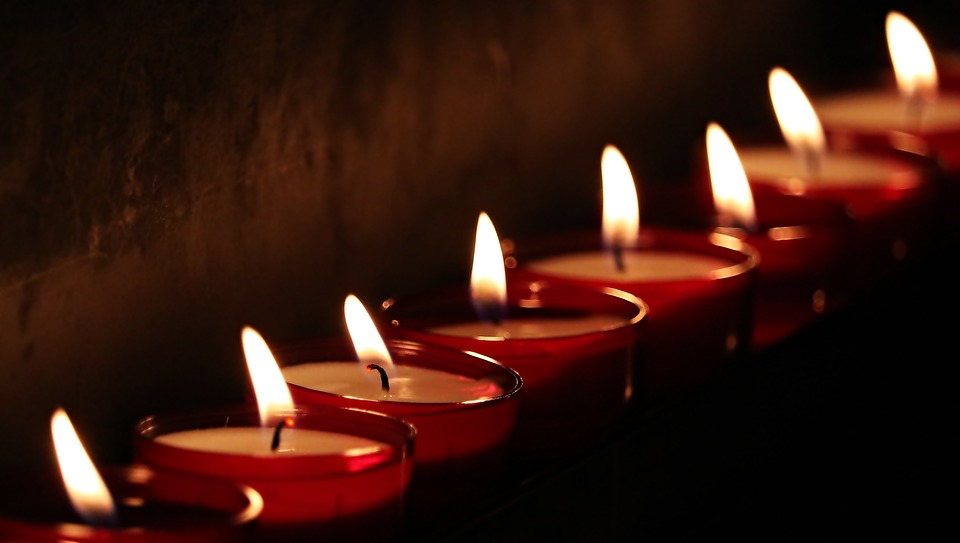
#> input picture data/images/candle.jpg, 960 x 543 px
$ python 25_gamma.py
#> lines starting #> are read from the running program, lines starting #| are printed output that depends on the picture
import cv2
import numpy as np

## 감마 조절 (디지털을 사람의 눈으로 본것처럼 조절)

img = cv2.imread('data/images/candle.jpg', 1)
#> img is the input picture: shape (543, 960, 3); mean B, G, R 15.7, 24.6, 56.2

gamma = 2.5

fullRange = np.arange(0,256)

lookupTable = np.uint8( 255 * np.power( (fullRange / 255.0 ) , gamma ) )

#감마값 조정 함수
output = cv2.LUT(img, lookupTable)
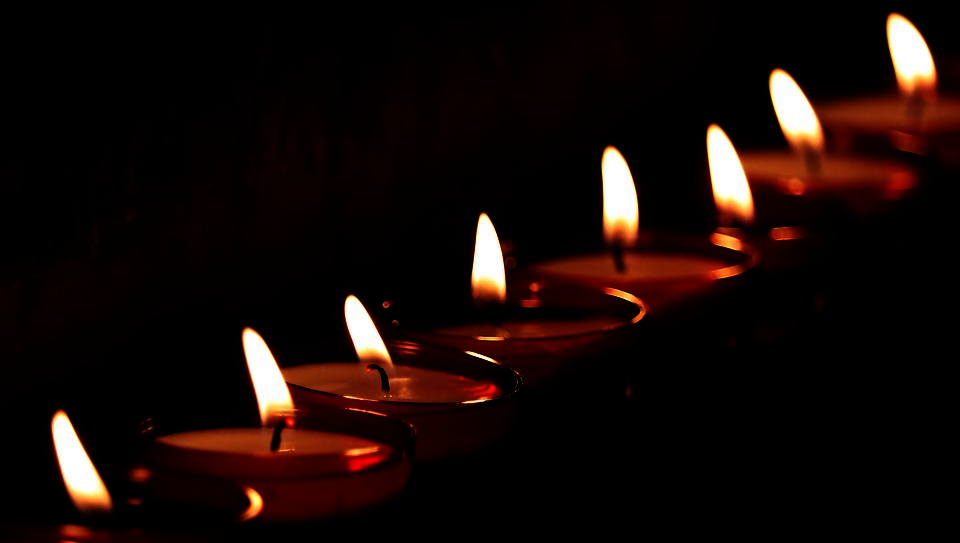
#> output: shape (543, 960, 3); mean B, G, R 7.6, 10.3, 22.4

combined = np.hstack([img, output])
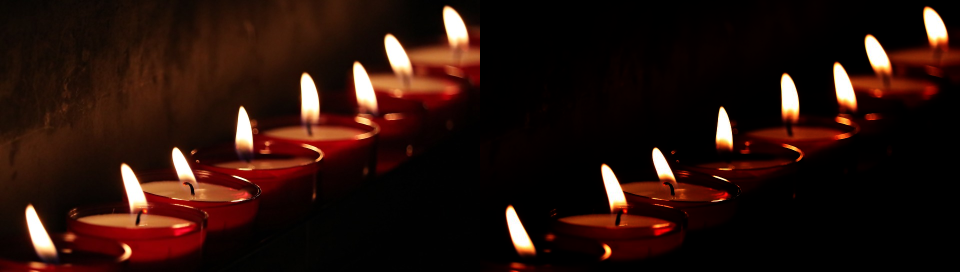
#> combined: shape (543, 1920, 3) (shown at 1/2 size); mean B, G, R 11.7, 17.5, 39.3

cv2.imshow('com', combined)

cv2.waitKey()

cv2.destroyAllWindows()
